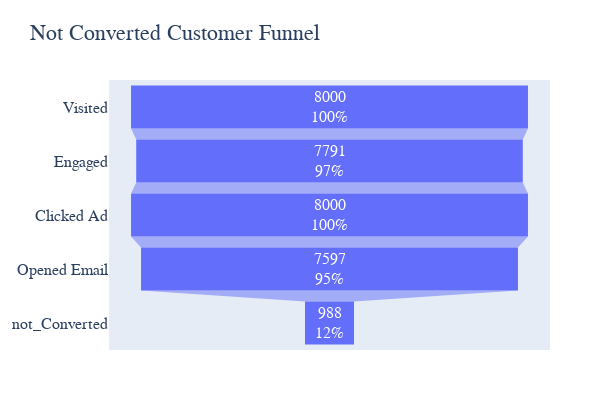

Notebook source saved alongside this figure:
### Code cell
# Sometimes the SQL returns columns in lowercase or underscores, so map manually:
stages = ['Visited', 'Engaged', 'Clicked Ad', 'Opened Email', 'not_Converted']
counts = [
    df3['visited'][0],
    df3['engaged'][0],
    df3['clicked_ad'][0],
    df3['opened_email'][0],
    df3['not_converted'][0]
]

fig = go.Figure(go.Funnel(y=stages, x=counts, textinfo="value+percent initial",
    textfont={"size": 16}  # Font size of text inside bars
))

fig.update_layout(title="Not Converted Customer Funnel", width=600, height=400, font=dict(size=16, family="Arial"),
    margin=dict(t=80, l=50, r=50, b=50)
)

# Save as PNG (or use .jpeg, .pdf, etc.)
fig.write_image("Not_converted_Funnel.png")  
Image("Not_converted_Funnel.png")
fig.show()

### Figure 1 — Plotly figure (JSON) as saved in the notebook; plotly's stock layout.template omitted (floating-point values rounded to 4 significant figures)
{"data": [{"textfont": {"size": 16}, "textinfo": "value+percent initial", "type": "funnel", "x": [8000, 7791, 8000, 7597, 988], "y": ["Visited", "Engaged", "Clicked Ad", "Opened Email", "not_Converted"]}], "layout": {"font": {"family": "Arial", "size": 16}, "height": 400, "margin": {"b": 50, "l": 50, "r": 50, "t": 80}, "title": {"text": "Not Converted Customer Funnel"}, "width": 600, "xaxis": {"autorange": true, "range": [-4444.0, 4444.0], "type": "linear"}, "yaxis": {"autorange": true, "range": [4.5, -0.5], "type": "category"}}}
